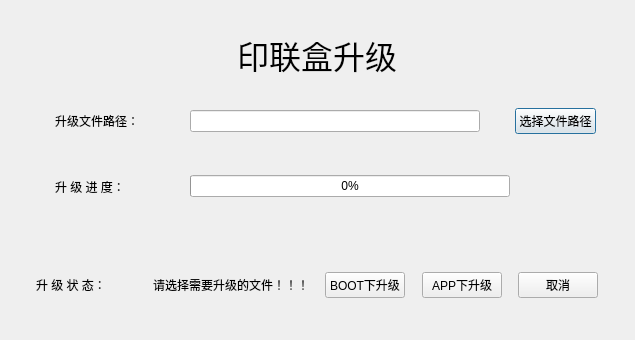
<?xml version="1.0" encoding="UTF-8"?>
<ui version="4.0">
 <class>UpDataDialog</class>
 <widget class="QDialog" name="UpDataDialog">
  <property name="geometry">
   <rect>
    <x>0</x>
    <y>0</y>
    <width>635</width>
    <height>340</height>
   </rect>
  </property>
  <property name="windowTitle">
   <string>印联盒升级</string>
  </property>
  <property name="windowIcon">
   <iconset resource="resrouce.qrc">
    <normaloff>:/resource/background/icon.png</normaloff>:/resource/background/icon.png</iconset>
  </property>
  <property name="styleSheet">
   <string notr="true">#UpDataDialog { 
    border-image: url(:/resource/background/back.png);
} 
#UpDataDialog * { 
	border-image: ();	
}</string>
  </property>
  <widget class="QWidget" name="layoutWidget">
   <property name="geometry">
    <rect>
     <x>10</x>
     <y>10</y>
     <width>615</width>
     <height>321</height>
    </rect>
   </property>
   <layout class="QVBoxLayout" name="verticalLayout">
    <item>
     <layout class="QHBoxLayout" name="horizontalLayout">
      <item alignment="Qt::AlignHCenter">
       <widget class="QLabel" name="label">
        <property name="sizePolicy">
         <sizepolicy hsizetype="Preferred" vsizetype="Preferred">
          <horstretch>0</horstretch>
          <verstretch>0</verstretch>
         </sizepolicy>
        </property>
        <property name="minimumSize">
         <size>
          <width>0</width>
          <height>0</height>
         </size>
        </property>
        <property name="text">
         <string>&lt;html&gt;&lt;head/&gt;&lt;body&gt;&lt;p&gt;&lt;span style=&quot; font-size:24pt;&quot;&gt;印联盒升级&lt;/span&gt;&lt;/p&gt;&lt;/body&gt;&lt;/html&gt;</string>
        </property>
       </widget>
      </item>
     </layout>
    </item>
    <item>
     <layout class="QHBoxLayout" name="horizontalLayout_4">
      <item>
       <widget class="QLabel" name="label_10">
        <property name="minimumSize">
         <size>
          <width>10</width>
          <height>0</height>
         </size>
        </property>
        <property name="maximumSize">
         <size>
          <width>10</width>
          <height>16777215</height>
         </size>
        </property>
        <property name="text">
         <string/>
        </property>
       </widget>
      </item>
      <item>
       <spacer name="horizontalSpacer_8">
        <property name="orientation">
         <enum>Qt::Horizontal</enum>
        </property>
        <property name="sizeHint" stdset="0">
         <size>
          <width>40</width>
          <height>20</height>
         </size>
        </property>
       </spacer>
      </item>
      <item>
       <widget class="QLabel" name="label_2">
        <property name="minimumSize">
         <size>
          <width>100</width>
          <height>0</height>
         </size>
        </property>
        <property name="maximumSize">
         <size>
          <width>100</width>
          <height>16777215</height>
         </size>
        </property>
        <property name="text">
         <string>升级文件路径：</string>
        </property>
       </widget>
      </item>
      <item>
       <spacer name="horizontalSpacer_13">
        <property name="orientation">
         <enum>Qt::Horizontal</enum>
        </property>
        <property name="sizeHint" stdset="0">
         <size>
          <width>40</width>
          <height>20</height>
         </size>
        </property>
       </spacer>
      </item>
      <item>
       <widget class="QLineEdit" name="lineEdit">
        <property name="minimumSize">
         <size>
          <width>290</width>
          <height>0</height>
         </size>
        </property>
        <property name="maximumSize">
         <size>
          <width>290</width>
          <height>16777215</height>
         </size>
        </property>
       </widget>
      </item>
      <item>
       <spacer name="horizontalSpacer_9">
        <property name="orientation">
         <enum>Qt::Horizontal</enum>
        </property>
        <property name="sizeHint" stdset="0">
         <size>
          <width>40</width>
          <height>20</height>
         </size>
        </property>
       </spacer>
      </item>
      <item>
       <widget class="QPushButton" name="pushButton">
        <property name="focusPolicy">
         <enum>Qt::TabFocus</enum>
        </property>
        <property name="text">
         <string>选择文件路径</string>
        </property>
       </widget>
      </item>
      <item>
       <spacer name="horizontalSpacer">
        <property name="orientation">
         <enum>Qt::Horizontal</enum>
        </property>
        <property name="sizeHint" stdset="0">
         <size>
          <width>40</width>
          <height>20</height>
         </size>
        </property>
       </spacer>
      </item>
     </layout>
    </item>
    <item>
     <layout class="QHBoxLayout" name="horizontalLayout_2">
      <item>
       <widget class="QLabel" name="label_4">
        <property name="minimumSize">
         <size>
          <width>10</width>
          <height>0</height>
         </size>
        </property>
        <property name="maximumSize">
         <size>
          <width>10</width>
          <height>16777215</height>
         </size>
        </property>
        <property name="text">
         <string/>
        </property>
       </widget>
      </item>
      <item>
       <spacer name="horizontalSpacer_10">
        <property name="orientation">
         <enum>Qt::Horizontal</enum>
        </property>
        <property name="sizeHint" stdset="0">
         <size>
          <width>40</width>
          <height>20</height>
         </size>
        </property>
       </spacer>
      </item>
      <item>
       <widget class="QLabel" name="label_5">
        <property name="minimumSize">
         <size>
          <width>100</width>
          <height>0</height>
         </size>
        </property>
        <property name="maximumSize">
         <size>
          <width>100</width>
          <height>16777215</height>
         </size>
        </property>
        <property name="text">
         <string>升 级 进 度：</string>
        </property>
       </widget>
      </item>
      <item>
       <spacer name="horizontalSpacer_14">
        <property name="orientation">
         <enum>Qt::Horizontal</enum>
        </property>
        <property name="sizeHint" stdset="0">
         <size>
          <width>40</width>
          <height>20</height>
         </size>
        </property>
       </spacer>
      </item>
      <item>
       <widget class="QProgressBar" name="progressBar">
        <property name="minimumSize">
         <size>
          <width>320</width>
          <height>0</height>
         </size>
        </property>
        <property name="value">
         <number>0</number>
        </property>
       </widget>
      </item>
      <item>
       <spacer name="horizontalSpacer_12">
        <property name="orientation">
         <enum>Qt::Horizontal</enum>
        </property>
        <property name="sizeHint" stdset="0">
         <size>
          <width>40</width>
          <height>20</height>
         </size>
        </property>
       </spacer>
      </item>
      <item>
       <widget class="QLabel" name="label_9">
        <property name="minimumSize">
         <size>
          <width>50</width>
          <height>0</height>
         </size>
        </property>
        <property name="text">
         <string/>
        </property>
       </widget>
      </item>
      <item>
       <spacer name="horizontalSpacer_11">
        <property name="orientation">
         <enum>Qt::Horizontal</enum>
        </property>
        <property name="sizeHint" stdset="0">
         <size>
          <width>40</width>
          <height>20</height>
         </size>
        </property>
       </spacer>
      </item>
     </layout>
    </item>
    <item>
     <layout class="QHBoxLayout" name="horizontalLayout_3">
      <item>
       <widget class="QLabel" name="label_3">
        <property name="minimumSize">
         <size>
          <width>10</width>
          <height>0</height>
         </size>
        </property>
        <property name="maximumSize">
         <size>
          <width>10</width>
          <height>16777215</height>
         </size>
        </property>
        <property name="text">
         <string/>
        </property>
       </widget>
      </item>
      <item>
       <spacer name="horizontalSpacer_7">
        <property name="orientation">
         <enum>Qt::Horizontal</enum>
        </property>
        <property name="sizeHint" stdset="0">
         <size>
          <width>40</width>
          <height>20</height>
         </size>
        </property>
       </spacer>
      </item>
      <item>
       <widget class="QLabel" name="label_6">
        <property name="minimumSize">
         <size>
          <width>100</width>
          <height>0</height>
         </size>
        </property>
        <property name="maximumSize">
         <size>
          <width>60</width>
          <height>16777215</height>
         </size>
        </property>
        <property name="text">
         <string>升 级 状 态：</string>
        </property>
       </widget>
      </item>
      <item>
       <spacer name="horizontalSpacer_6">
        <property name="orientation">
         <enum>Qt::Horizontal</enum>
        </property>
        <property name="sizeHint" stdset="0">
         <size>
          <width>40</width>
          <height>20</height>
         </size>
        </property>
       </spacer>
      </item>
      <item>
       <widget class="QLabel" name="label_7">
        <property name="text">
         <string>请选择需要升级的文件！！！</string>
        </property>
       </widget>
      </item>
      <item>
       <spacer name="horizontalSpacer_2">
        <property name="orientation">
         <enum>Qt::Horizontal</enum>
        </property>
        <property name="sizeHint" stdset="0">
         <size>
          <width>40</width>
          <height>20</height>
         </size>
        </property>
       </spacer>
      </item>
      <item>
       <widget class="QPushButton" name="pushButton_4">
        <property name="text">
         <string>BOOT下升级</string>
        </property>
       </widget>
      </item>
      <item>
       <spacer name="horizontalSpacer_3">
        <property name="orientation">
         <enum>Qt::Horizontal</enum>
        </property>
        <property name="sizeHint" stdset="0">
         <size>
          <width>40</width>
          <height>20</height>
         </size>
        </property>
       </spacer>
      </item>
      <item>
       <widget class="QPushButton" name="pushButton_3">
        <property name="text">
         <string>APP下升级</string>
        </property>
       </widget>
      </item>
      <item>
       <spacer name="horizontalSpacer_4">
        <property name="orientation">
         <enum>Qt::Horizontal</enum>
        </property>
        <property name="sizeHint" stdset="0">
         <size>
          <width>40</width>
          <height>20</height>
         </size>
        </property>
       </spacer>
      </item>
      <item>
       <widget class="QPushButton" name="pushButton_2">
        <property name="text">
         <string>取消</string>
        </property>
       </widget>
      </item>
      <item>
       <spacer name="horizontalSpacer_5">
        <property name="orientation">
         <enum>Qt::Horizontal</enum>
        </property>
        <property name="sizeHint" stdset="0">
         <size>
          <width>40</width>
          <height>20</height>
         </size>
        </property>
       </spacer>
      </item>
      <item>
       <widget class="QLabel" name="label_8">
        <property name="minimumSize">
         <size>
          <width>10</width>
          <height>0</height>
         </size>
        </property>
        <property name="maximumSize">
         <size>
          <width>10</width>
          <height>16777215</height>
         </size>
        </property>
        <property name="text">
         <string/>
        </property>
       </widget>
      </item>
     </layout>
    </item>
   </layout>
  </widget>
 </widget>
 <resources>
  <include location="resrouce.qrc"/>
 </resources>
 <connections/>
</ui>
